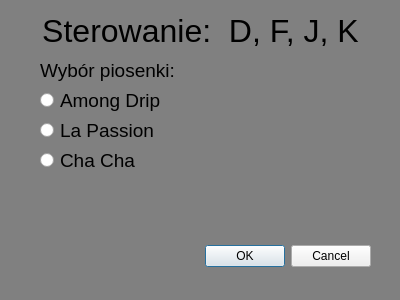
<?xml version="1.0" encoding="UTF-8"?>
<ui version="4.0">
 <class>SongSelect</class>
 <widget class="QDialog" name="SongSelect">
  <property name="geometry">
   <rect>
    <x>0</x>
    <y>0</y>
    <width>400</width>
    <height>300</height>
   </rect>
  </property>
  <property name="windowTitle">
   <string>Wybór utworu</string>
  </property>
  <property name="windowIcon">
   <iconset resource="Zasoby.qrc">
    <normaloff>:/new/prefix1/Zasoby/icon.png</normaloff>:/new/prefix1/Zasoby/icon.png</iconset>
  </property>
  <property name="styleSheet">
   <string notr="true">QDialog{
	background-color:gray;
	color:black;
}</string>
  </property>
  <widget class="QDialogButtonBox" name="buttonBox">
   <property name="geometry">
    <rect>
     <x>30</x>
     <y>240</y>
     <width>341</width>
     <height>32</height>
    </rect>
   </property>
   <property name="orientation">
    <enum>Qt::Horizontal</enum>
   </property>
   <property name="standardButtons">
    <set>QDialogButtonBox::Cancel|QDialogButtonBox::Ok</set>
   </property>
  </widget>
  <widget class="QLabel" name="label">
   <property name="geometry">
    <rect>
     <x>30</x>
     <y>10</y>
     <width>341</width>
     <height>41</height>
    </rect>
   </property>
   <property name="font">
    <font>
     <pointsize>24</pointsize>
    </font>
   </property>
   <property name="styleSheet">
    <string notr="true">QLabel{
	color:black;
}</string>
   </property>
   <property name="text">
    <string>Sterowanie:  D, F, J, K</string>
   </property>
   <property name="alignment">
    <set>Qt::AlignCenter</set>
   </property>
  </widget>
  <widget class="QLabel" name="label_2">
   <property name="geometry">
    <rect>
     <x>40</x>
     <y>60</y>
     <width>141</width>
     <height>21</height>
    </rect>
   </property>
   <property name="font">
    <font>
     <pointsize>14</pointsize>
    </font>
   </property>
   <property name="styleSheet">
    <string notr="true">QLabel{
	color:black;
}</string>
   </property>
   <property name="text">
    <string>Wybór piosenki:</string>
   </property>
  </widget>
  <widget class="QRadioButton" name="option1">
   <property name="geometry">
    <rect>
     <x>40</x>
     <y>90</y>
     <width>141</width>
     <height>21</height>
    </rect>
   </property>
   <property name="font">
    <font>
     <pointsize>14</pointsize>
    </font>
   </property>
   <property name="text">
    <string>Among Drip</string>
   </property>
  </widget>
  <widget class="QRadioButton" name="option2">
   <property name="geometry">
    <rect>
     <x>40</x>
     <y>120</y>
     <width>141</width>
     <height>21</height>
    </rect>
   </property>
   <property name="font">
    <font>
     <pointsize>14</pointsize>
    </font>
   </property>
   <property name="text">
    <string>La Passion</string>
   </property>
  </widget>
  <widget class="QRadioButton" name="option3">
   <property name="geometry">
    <rect>
     <x>40</x>
     <y>150</y>
     <width>141</width>
     <height>21</height>
    </rect>
   </property>
   <property name="font">
    <font>
     <pointsize>14</pointsize>
    </font>
   </property>
   <property name="text">
    <string>Cha Cha</string>
   </property>
  </widget>
 </widget>
 <resources>
  <include location="Zasoby.qrc"/>
 </resources>
 <connections>
  <connection>
   <sender>buttonBox</sender>
   <signal>accepted()</signal>
   <receiver>SongSelect</receiver>
   <slot>accept()</slot>
   <hints>
    <hint type="sourcelabel">
     <x>248</x>
     <y>254</y>
    </hint>
    <hint type="destinationlabel">
     <x>157</x>
     <y>274</y>
    </hint>
   </hints>
  </connection>
  <connection>
   <sender>buttonBox</sender>
   <signal>rejected()</signal>
   <receiver>SongSelect</receiver>
   <slot>reject()</slot>
   <hints>
    <hint type="sourcelabel">
     <x>316</x>
     <y>260</y>
    </hint>
    <hint type="destinationlabel">
     <x>286</x>
     <y>274</y>
    </hint>
   </hints>
  </connection>
 </connections>
</ui>
